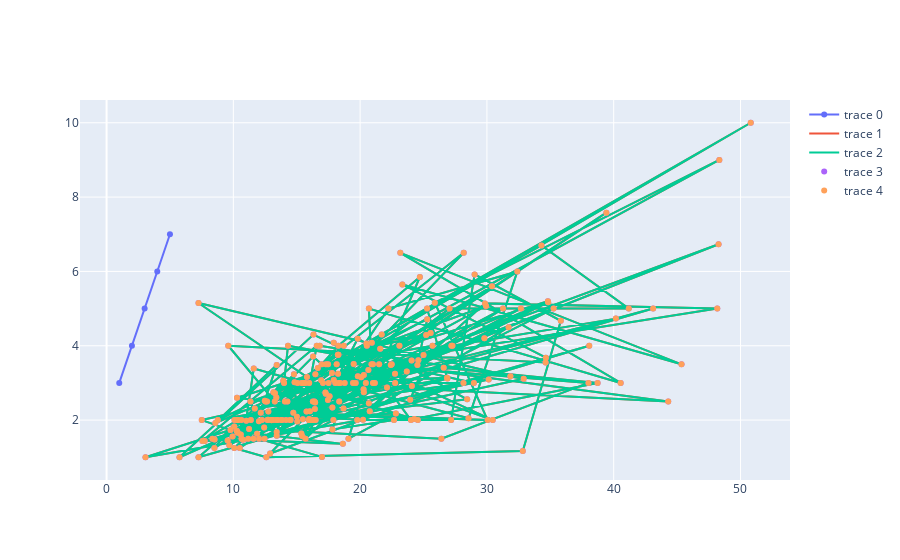

The code cell stored with this chart in its notebook:
### Code cell
fig.add_trace(go.Scatter(x = tips.total_bill , y = tips.tip,mode='markers'))

### Figure 1 — Plotly figure (JSON) as saved in the notebook; plotly's stock layout.template omitted (floating-point values rounded to 4 significant figures; data arrays with more than 128 entries replaced by an {"elided": "..."} marker saying what was removed)
{"data": [{"type": "scatter", "x": [1, 2, 3, 4, 5], "y": [3, 4, 5, 6, 7]}, {"type": "scatter", "x": {"elided": "244 float values"}, "y": {"elided": "244 float values"}}, {"type": "scatter", "x": {"elided": "244 float values"}, "y": {"elided": "244 float values"}}, {"mode": "markers", "type": "scatter", "x": {"elided": "244 float values"}, "y": {"elided": "244 float values"}}, {"mode": "markers", "type": "scatter", "x": {"elided": "244 float values"}, "y": {"elided": "244 float values"}}], "layout": {}}
